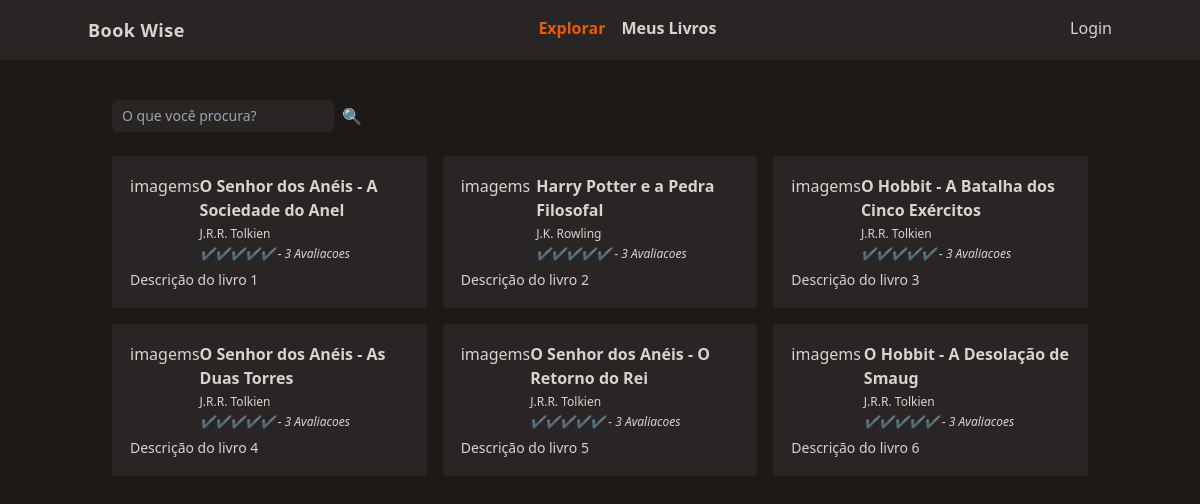
The page / on the database its author committed.
### tables this page shows
CREATE TABLE `livros` (
    `id` INTEGER PRIMARY KEY,
    `titulo` varchar(255) NOT NULL,
    `autor` varchar(255) NOT NULL,
    `descricao` text NOT NULL,
  	`ano_de_lancamento` integer
, nr_paginas);

### functions.php (called while the page is built, shortened)
<?php
function view($view, $dados = []){
    require "views/template/app.php";
}

### controller/index.controller.php (called while the page is built)
<?php
require "dados.php";
view("index", compact("livros"));

### routes.php (called while the page is built, shortened)
<?php
    $controller = parse_url($_SERVER["REQUEST_URI"])["path"];
    $controller = str_replace("/", "", $controller);
    if (!$controller) {
        $controller = "index";
    }
    require "controller/{$controller}.controller.php";

### index.php (called while the page is built)
<?php
require "functions.php";
require "routes.php";

### dados.php (called while the page is built)
<?php
$db = new PDO('sqlite:database.sqlite');
$query = $db->query("SELECT * FROM livros");
$livros = $query->fetchAll();

### views/index.view.php (the view)
<div class="my-4">
    <form class="w-full flex space-x-2">
        <input type="text" placeholder="O que você procura?" name="pesquisar"
            class=" border-stone-800 border-2 rounded-md bg-stone-800 text-sm focus:outline-none px-2 py-1">
        <button type="submit">🔍</button>
    </form>
</div>
<div>
    <section class="grid grid-cols-1 md:grid-cols-2 lg:grid-cols-3 flex gap-4">
        <?php foreach ($livros as $livro): ?>
            <div class="p-4 bg-stone-800 border-stone-800 border-2 rounded">
                <div class="flex">
                    <div class="w-1/3">imagems</div>
                    <div class="space-y-1">
                        <a href="/livro?id=<?= $livro["id"] ?>" class="font-semibold hover:underline"><?= $livro["titulo"] ?></a>
                        <div class="font-italic text-xs"><?= $livro["autor"] ?></div>
                        <div class="text-xs italic">✔️✔️✔️✔️✔️ - 3 Avaliacoes</div>
                    </div>
                </div>
                <div class="text-sm mt-2"><?= $livro["descricao"] ?></div>
            </div>
        <?php endforeach; ?>
    </section>
</div>

### views/template/app.php (shortened to what this page needs)
<!DOCTYPE html>
<html lang="en">
<head>
    <script src="https://cdn.tailwindcss.com"></script>
</head>
<body class="bg-stone-900 text-stone-300">
    <header class="bg-stone-800">
        <nav class="mx-auto max-w-screen-lg flex justify-between py-4">
            <div class="font-bold text-lg tracking-wide">Book Wise</div>
            <ul class="flex space-x-4 font-semibold">
                <li><a href="/" class="text-orange-600">Explorar</a></li>
                <li><a href="/meus-livros" class="hover:underline">Meus Livros</a></li>
            </ul>
            <ul>
                <li><a href="/login" class="hover:underline">Login</a></li>
            </ul>
        </nav>
    </header>
    <main class="mx-auto max-w-screen-lg space-y-6 p-6">
        <?php require "views/{$view}.view.php"; ?>
    </main>
</body>
</html>

### rows shown on the page
livros: titulo "O Senhor dos Anéis - A Sociedade do Anel", autor "J.R.R. Tolkien", descricao "Descrição do livro 1"
livros: titulo "Harry Potter e a Pedra Filosofal", autor "J.K. Rowling", descricao "Descrição do livro 2"
livros: titulo "O Hobbit - A Batalha dos Cinco Exércitos", autor "J.R.R. Tolkien", descricao "Descrição do livro 3"
livros: titulo "O Senhor dos Anéis - As Duas Torres", autor "J.R.R. Tolkien", descricao "Descrição do livro 4"
livros: titulo "O Senhor dos Anéis - O Retorno do Rei", autor "J.R.R. Tolkien", descricao "Descrição do livro 5"
livros: titulo "O Hobbit - A Desolação de Smaug", autor "J.R.R. Tolkien", descricao "Descrição do livro 6"
